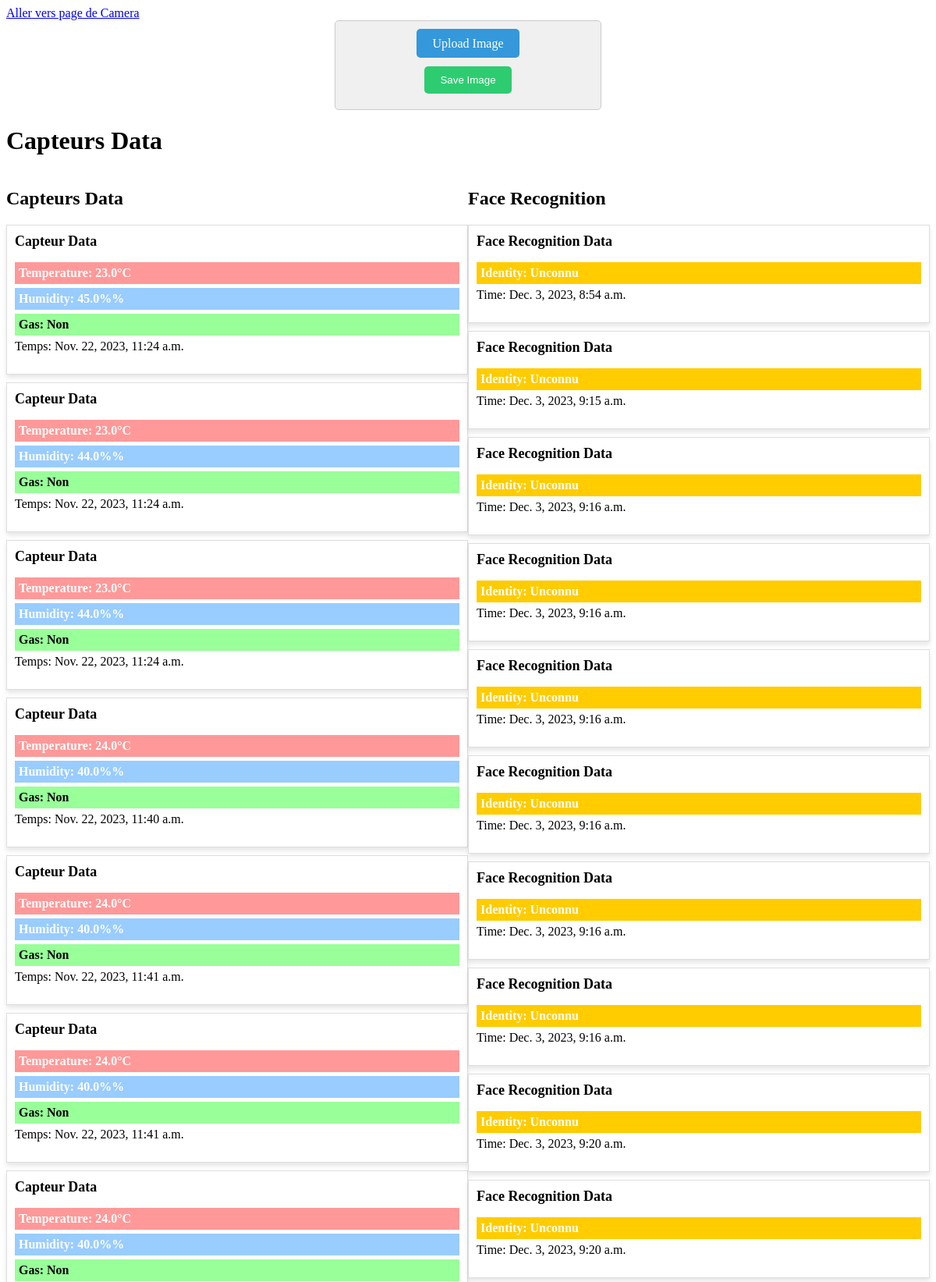
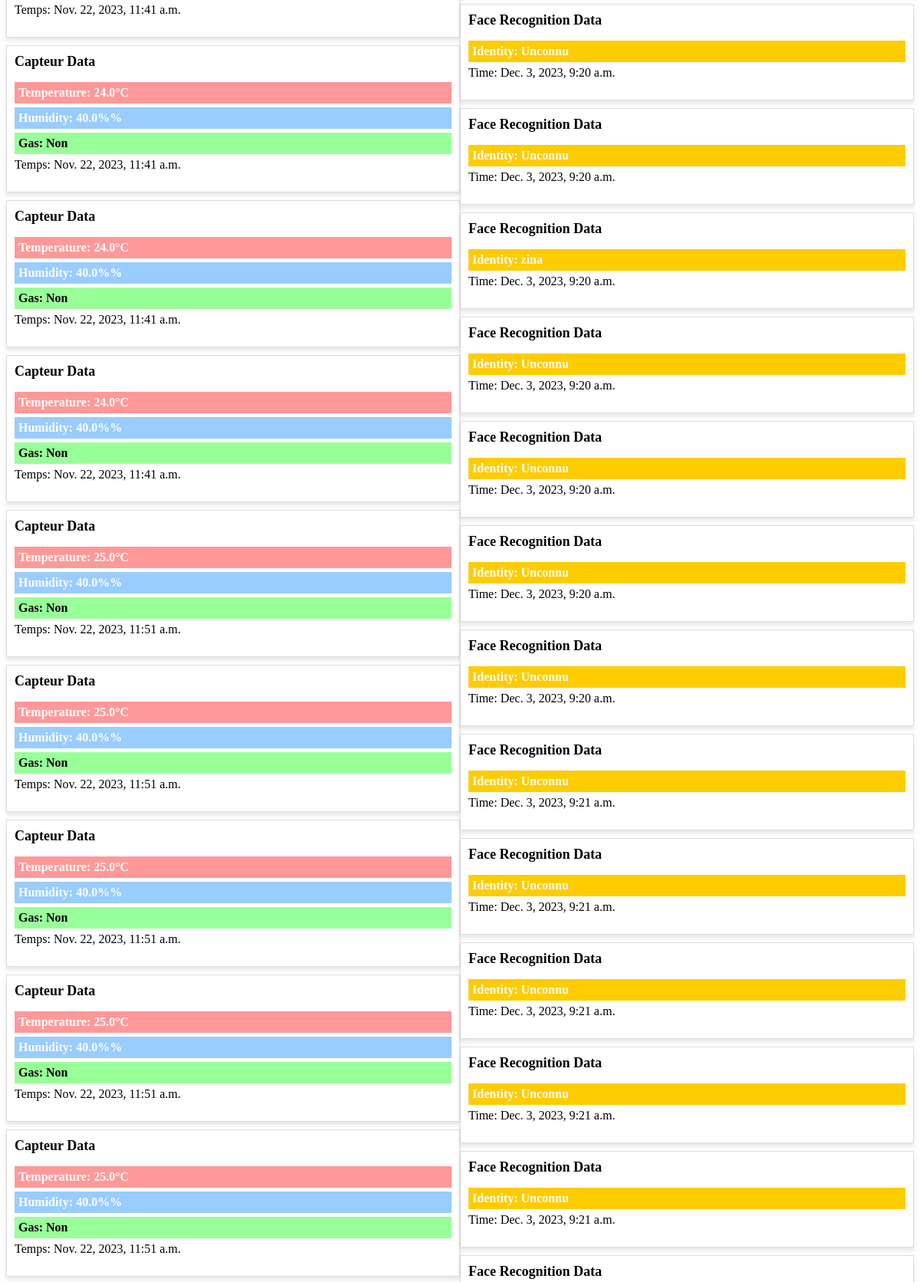
The page / (upper part) on the database its author committed (2 pictures, top to bottom).
### raspberrypi/models.py (models this page shows, shortened)
class Capteurs(models.Model):
    temperature = models.FloatField()
    humidity = models.CharField(max_length=10)
    gas_detected = models.BooleanField(default=False)
    timestamp = models.DateTimeField(auto_now_add=True)

class FaceRecognition(models.Model):
    face_recognition_identity = models.CharField(max_length=50)
    timestamp = models.DateTimeField(auto_now_add=True)

### raspberrypi/views.py (the view, shortened to what this page needs)
# urls.py: path('', views.capteurs_view, name='capteurs'),
def capteurs_view(request):
    for topic, message in received_messages.items():
        if topic == "Capteurs" and len(message) > 0:
            data = json.loads(message)  # Convertit le message JSON en dictionnaire
            temperature = data.get('Temperature')
            humidity = data.get('Humidity')
            gas_detected = data.get('Gas')
            timestamp = datetime.now()  # Récupère le timestamp actuel
            capteur = Capteurs(temperature=temperature, humidity=humidity, gas_detected=gas_detected,
                               timestamp=timestamp)  # Crée un objet Capteurs
            capteur.save()  # Enregistre l'objet dans la base de données
        elif topic == "Face Recognition" and len(message) > 0:
            face_recognition_identity = message  # Récupère l'identité reconnue
            timestamp = datetime.now()  # Récupère le timestamp actuel
            face_recognition = FaceRecognition(face_recognition_identity=face_recognition_identity, timestamp=timestamp)
            face_recognition.save()  # Enregistre l'objet dans la base de données
    reset_received_messages()  # Réinitialise les messages reçus
    capteurs = Capteurs.objects.all()  # Récupère tous les objets Capteurs de la base de données
    face_recognitions = FaceRecognition.objects.all()  # Récupère tous les objets FaceRecognition de la base de données
    context = {  # Prépare le contexte pour le template Django
        'capteurs': capteurs,
        'face_recognitions': face_recognitions,
    }
    return render(request, 'capteurs.html', context)  # Rend le template avec le contexte

### raspberrypi/views.py (called while the page is built)
def reset_received_messages():
    global received_messages  # Déclare la variable received_messages comme globale
    received_messages = {"Capteurs": "", "Face Recognition": ""}  # Réinitialise le dictionnaire des messages reçus

### raspberrypi/templates/capteurs.html (shortened to what this page needs)
{% load static %}
<!DOCTYPE html>
<html>
<head>
    <link rel="stylesheet" type="text/css" href="{% static 'capteurs.css' %}">
        <a href="{% url 'raspberrypi:camera_view' %}" class="navigate-button">Aller vers page de Camera</a>
</head>
<body>
    <form method="post" enctype="multipart/form-data" id="image-upload-form" class="form-container">
        <label for="image-input" class="custom-button">Upload Image</label>
        <button type="submit" class="save-button">Save Image</button>
    </form>
    <h1>Capteurs Data</h1>
    <div class="container">
        <div class="left-column">
            <h2>Capteurs Data</h2>
            {% for capteur in capteurs %}
                <div class="card">
                    <h3>Capteur Data</h3>
                    <ul>
                        <li class="temperature">Temperature: {{ capteur.temperature }}°C</li>
                        <li class="humidity">Humidity: {{ capteur.humidity }}%</li>
                        <li class="gas">Gas: {% if capteur.gas_detected %}Oui{% else %}Non{% endif %}</li>
                        <li>Temps: {{ capteur.timestamp }}</li>
                    </ul>
                </div>
            {% endfor %}
        </div>
        <div class="right-column">
            <h2>Face Recognition</h2>
            {% for recognition in face_recognitions %}
                <div class="card">
                    <h3>Face Recognition Data</h3>
                    <ul>
                        <li class="identity">Identity: {{ recognition.face_recognition_identity }}</li>
                        <li>Time: {{ recognition.timestamp }}</li>
                    </ul>
                </div>
            {% endfor %}
        </div>
    </div>
</body>
</html>

### raspberrypi/static/capteurs.css (style rules this page uses)
.container { display: flex; }
.left-column { width: 50%; float: left; }
.right-column { width: 50%; float: left; }
.card { border: 1px solid #ddd; padding: 10px; margin-bottom: 10px; box-shadow: 0 4px 6px rgba(0, 0, 0, 0.1); background-color: #fff; box-sizing: border-box; }
.card h3 { font-size: 18px; margin: 0; }
.card ul { list-style: none; padding: 0; }
.card li { margin: 5px 0; }
.temperature { background-color: #ff9999; color: #fff; padding: 5px; font-weight: bold; }
.humidity { background-color: #99ccff; color: #fff; padding: 5px; font-weight: bold; }
.gas { background-color: #99ff99; color: #000; padding: 5px; font-weight: bold; }
.identity { background-color: #ffcc00; color: #fff; padding: 5px; font-weight: bold; }
.form-container { max-width: 300px; margin: 0 auto; padding: 20px; background-color: #f0f0f0; border: 1px solid #ccc; border-radius: 5px; text-align: center; }
.custom-button { background-color: #3498db; color: #fff; padding: 10px 20px; border: none; border-radius: 5px; cursor: pointer; }
.save-button { background-color: #2ecc71; color: #fff; padding: 10px 20px; border: none; border-radius: 5px; cursor: pointer; margin-top: 10px; }

### rows shown on the page
Capteurs: temperature "23.0", humidity "45.0%", gas_detected "Non", timestamp "Nov. 22, 2023, 11:24 a.m."
Capteurs: temperature "23.0", humidity "44.0%", gas_detected "Non", timestamp "Nov. 22, 2023, 11:24 a.m."
Capteurs: temperature "23.0", humidity "44.0%", gas_detected "Non", timestamp "Nov. 22, 2023, 11:24 a.m."
Capteurs: temperature "24.0", humidity "40.0%", gas_detected "Non", timestamp "Nov. 22, 2023, 11:40 a.m."
Capteurs: temperature "24.0", humidity "40.0%", gas_detected "Non", timestamp "Nov. 22, 2023, 11:41 a.m."
Capteurs: temperature "24.0", humidity "40.0%", gas_detected "Non", timestamp "Nov. 22, 2023, 11:41 a.m."
Capteurs: temperature "24.0", humidity "40.0%", gas_detected "Non", timestamp "Nov. 22, 2023, 11:41 a.m."
Capteurs: temperature "24.0", humidity "40.0%", gas_detected "Non", timestamp "Nov. 22, 2023, 11:41 a.m."
Capteurs: temperature "24.0", humidity "40.0%", gas_detected "Non", timestamp "Nov. 22, 2023, 11:41 a.m."
Capteurs: temperature "24.0", humidity "40.0%", gas_detected "Non", timestamp "Nov. 22, 2023, 11:41 a.m."
Capteurs: temperature "25.0", humidity "40.0%", gas_detected "Non", timestamp "Nov. 22, 2023, 11:51 a.m."
Capteurs: temperature "25.0", humidity "40.0%", gas_detected "Non", timestamp "Nov. 22, 2023, 11:51 a.m."
Capteurs: temperature "25.0", humidity "40.0%", gas_detected "Non", timestamp "Nov. 22, 2023, 11:51 a.m."
Capteurs: temperature "25.0", humidity "40.0%", gas_detected "Non", timestamp "Nov. 22, 2023, 11:51 a.m."
Capteurs: temperature "25.0", humidity "40.0%", gas_detected "Non", timestamp "Nov. 22, 2023, 11:51 a.m."
FaceRecognition: face_recognition_identity "Unconnu", timestamp "Dec. 3, 2023, 8:54 a.m."
FaceRecognition: face_recognition_identity "Unconnu", timestamp "Dec. 3, 2023, 9:15 a.m."
FaceRecognition: face_recognition_identity "Unconnu", timestamp "Dec. 3, 2023, 9:16 a.m."
FaceRecognition: face_recognition_identity "Unconnu", timestamp "Dec. 3, 2023, 9:16 a.m."
FaceRecognition: face_recognition_identity "Unconnu", timestamp "Dec. 3, 2023, 9:16 a.m."
FaceRecognition: face_recognition_identity "Unconnu", timestamp "Dec. 3, 2023, 9:16 a.m."
FaceRecognition: face_recognition_identity "Unconnu", timestamp "Dec. 3, 2023, 9:16 a.m."
FaceRecognition: face_recognition_identity "Unconnu", timestamp "Dec. 3, 2023, 9:16 a.m."
FaceRecognition: face_recognition_identity "Unconnu", timestamp "Dec. 3, 2023, 9:20 a.m."
FaceRecognition: face_recognition_identity "Unconnu", timestamp "Dec. 3, 2023, 9:20 a.m."
FaceRecognition: face_recognition_identity "Unconnu", timestamp "Dec. 3, 2023, 9:20 a.m."
FaceRecognition: face_recognition_identity "Unconnu", timestamp "Dec. 3, 2023, 9:20 a.m."
FaceRecognition: face_recognition_identity "zina", timestamp "Dec. 3, 2023, 9:20 a.m."
FaceRecognition: face_recognition_identity "Unconnu", timestamp "Dec. 3, 2023, 9:20 a.m."
FaceRecognition: face_recognition_identity "Unconnu", timestamp "Dec. 3, 2023, 9:20 a.m."
FaceRecognition: face_recognition_identity "Unconnu", timestamp "Dec. 3, 2023, 9:20 a.m."
FaceRecognition: face_recognition_identity "Unconnu", timestamp "Dec. 3, 2023, 9:20 a.m."
FaceRecognition: face_recognition_identity "Unconnu", timestamp "Dec. 3, 2023, 9:21 a.m."
FaceRecognition: face_recognition_identity "Unconnu", timestamp "Dec. 3, 2023, 9:21 a.m."
FaceRecognition: face_recognition_identity "Unconnu", timestamp "Dec. 3, 2023, 9:21 a.m."
FaceRecognition: face_recognition_identity "Unconnu", timestamp "Dec. 3, 2023, 9:21 a.m."
FaceRecognition: face_recognition_identity "Unconnu", timestamp "Dec. 3, 2023, 9:21 a.m."
